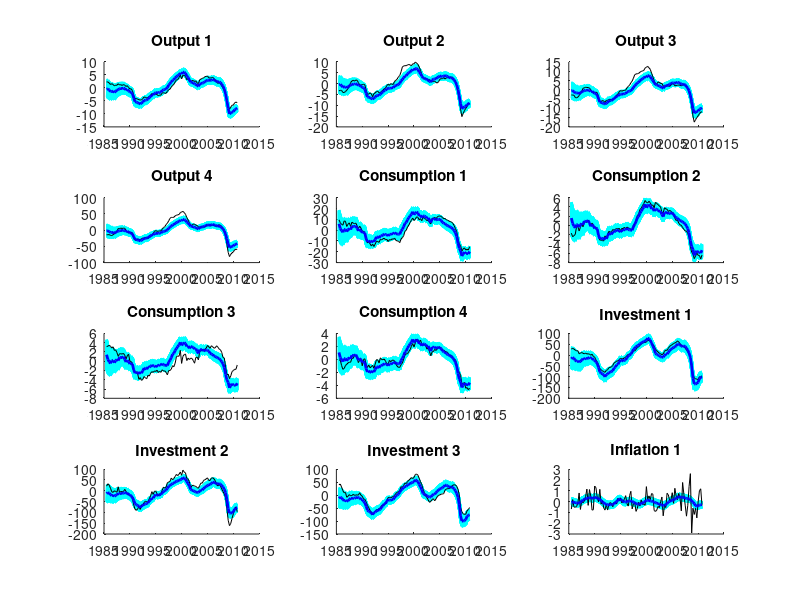

Write MATLAB code to recreate this figure. (Note: a time limit stopped this script after it produced the figure.)
load state_B.txt
BBB=state_B;

BB=zeros(102,4*36);
for i=1:36
BB(:,1+(i-1)*4:4+(i-1)*4)=BBB((i-1)*102+1:(i-1)*102+102,1:4);
end

figure

subplot(4,3,1)
hold on
for i=0:0.01:1
plot(1985.50:0.25:2010.75,BB(:,68)-i*(BB(:,68)-BB(:,67)),'c','LineWidth',2)        
%plot(1985.50:0.25:2010.75,BB(:,43),'r--')
%plot(1985.50:0.25:2010.75,BB(:,44),'r--')
end
plot(1985.50:0.25:2010.75,BB(:,65),'black')
plot(1985.50:0.25:2010.75,BB(:,66),'b','LineWidth',2)
hold off
title('Output 1')

subplot(4,3,2)
hold on
for i=0:0.01:1
plot(1985.50:0.25:2010.75,BB(:,72)-i*(BB(:,72)-BB(:,71)),'c','LineWidth',2)        
%plot(1985.50:0.25:2010.75,BB(:,43),'r--')
%plot(1985.50:0.25:2010.75,BB(:,44),'r--')
end
plot(1985.50:0.25:2010.75,BB(:,69),'black')
plot(1985.50:0.25:2010.75,BB(:,70),'b','LineWidth',2)
hold off
title('Output 2')

subplot(4,3,3)
hold on
for i=0:0.01:1
plot(1985.50:0.25:2010.75,BB(:,76)-i*(BB(:,76)-BB(:,75)),'c','LineWidth',2)        
%plot(1985.50:0.25:2010.75,BB(:,43),'r--')
%plot(1985.50:0.25:2010.75,BB(:,44),'r--')
end
plot(1985.50:0.25:2010.75,BB(:,73),'black')
plot(1985.50:0.25:2010.75,BB(:,74),'b','LineWidth',2)
hold off
title('Output 3')

subplot(4,3,4)
hold on
for i=0:0.01:1
plot(1985.50:0.25:2010.75,4*BB(:,80)-i*(4*BB(:,80)-4*BB(:,79)),'c','LineWidth',2)        
%plot(1985.50:0.25:2010.75,BB(:,43),'r--')
%plot(1985.50:0.25:2010.75,BB(:,44),'r--')
end
plot(1985.50:0.25:2010.75,4*BB(:,77),'black')
plot(1985.50:0.25:2010.75,4*BB(:,78),'b','LineWidth',2)
hold off
title('Output 4')

subplot(4,3,5)
hold on
for i=0:0.01:1
plot(1985.50:0.25:2010.75,4*BB(:,4)-i*(4*BB(:,4)-4*BB(:,3)),'c','LineWidth',2)    
%plot(1985.50:0.25:2010.75,BB(:,3),'r--')
%plot(1985.50:0.25:2010.75,BB(:,4),'r--')
end
plot(1985.50:0.25:2010.75,4*BB(:,1),'black')
plot(1985.50:0.25:2010.75,4*BB(:,2),'b','LineWidth',2)
hold off
title('Consumption 1')

subplot(4,3,6)
hold on
for i=0:0.01:1
plot(1985.50:0.25:2010.75,BB(:,8)-i*(BB(:,8)-BB(:,7)),'c','LineWidth',2)        
%plot(1985.50:0.25:2010.75,BB(:,7),'r--')
%plot(1985.50:0.25:2010.75,BB(:,8),'r--')
end
plot(1985.50:0.25:2010.75,BB(:,5),'black')
plot(1985.50:0.25:2010.75,BB(:,6),'b','LineWidth',2)
hold off
title('Consumption 2')

subplot(4,3,7)
hold on
for i=0:0.01:1
plot(1985.50:0.25:2010.75,BB(:,12)-i*(BB(:,12)-BB(:,11)),'c','LineWidth',2)        
%plot(1985.50:0.25:2010.75,BB(:,11),'r--')
%plot(1985.50:0.25:2010.75,BB(:,12),'r--')
end
plot(1985.50:0.25:2010.75,BB(:,9),'black')
plot(1985.50:0.25:2010.75,BB(:,10),'b','LineWidth',2)
hold off
title('Consumption 3')

subplot(4,3,8)
hold on
for i=0:0.01:1
plot(1985.50:0.25:2010.75,BB(:,16)-i*(BB(:,16)-BB(:,15)),'c','LineWidth',2)       
%plot(1985.50:0.25:2010.75,BB(:,15),'r--')
%plot(1985.50:0.25:2010.75,BB(:,16),'r--')
end
plot(1985.50:0.25:2010.75,BB(:,13),'black')
plot(1985.50:0.25:2010.75,BB(:,14),'b','LineWidth',2)
hold off
title('Consumption 4')

subplot(4,3,9)
hold on
for i=0:0.01:1
plot(1985.50:0.25:2010.75,4*BB(:,112)-i*(4*BB(:,112)-4*BB(:,111)),'c','LineWidth',2)        
%plot(1985.50:0.25:2010.75,BB(:,43),'r--')
%plot(1985.50:0.25:2010.75,BB(:,44),'r--')
end
plot(1985.50:0.25:2010.75,4*BB(:,109),'black')
plot(1985.50:0.25:2010.75,4*BB(:,110),'b','LineWidth',2)
hold off
title('Investment 1')

subplot(4,3,10)
hold on
for i=0:0.01:1
plot(1985.50:0.25:2010.75,4*BB(:,116)-i*(4*BB(:,116)-4*BB(:,115)),'c','LineWidth',2)        
%plot(1985.50:0.25:2010.75,BB(:,43),'r--')
%plot(1985.50:0.25:2010.75,BB(:,44),'r--')
end
plot(1985.50:0.25:2010.75,4*BB(:,113),'black')
plot(1985.50:0.25:2010.75,4*BB(:,114),'b','LineWidth',2)
hold off
title('Investment 2')

subplot(4,3,11)
hold on
for i=0:0.01:1
plot(1985.50:0.25:2010.75,4*BB(:,120)-i*(4*BB(:,120)-4*BB(:,119)),'c','LineWidth',2)        
%plot(1985.50:0.25:2010.75,BB(:,43),'r--')
%plot(1985.50:0.25:2010.75,BB(:,44),'r--')
end
plot(1985.50:0.25:2010.75,4*BB(:,117),'black')
plot(1985.50:0.25:2010.75,4*BB(:,118),'b','LineWidth',2)
hold off
title('Investment 3')

subplot(4,3,12)
hold on
for i=0:0.01:1
plot(1985.50:0.25:2010.75,BB(:,52)-i*(BB(:,52)-BB(:,51)),'c','LineWidth',2)        
%plot(1985.50:0.25:2010.75,BB(:,43),'r--')
%plot(1985.50:0.25:2010.75,BB(:,44),'r--')
end
plot(1985.50:0.25:2010.75,BB(:,49),'black')
plot(1985.50:0.25:2010.75,BB(:,50),'b','LineWidth',2)
hold off
title('Inflation 1')

figure

subplot(4,3,1)
hold on
for i=0:0.01:1
plot(1985.50:0.25:2010.75,4*BB(:,56)-i*(4*BB(:,56)-4*BB(:,55)),'c','LineWidth',2)        
%plot(1985.50:0.25:2010.75,BB(:,43),'r--')
%plot(1985.50:0.25:2010.75,BB(:,44),'r--')
end
plot(1985.50:0.25:2010.75,4*BB(:,53),'black')
plot(1985.50:0.25:2010.75,4*BB(:,54),'b','LineWidth',2)
hold off
title('Inflation 2')

subplot(4,3,2)
hold on
for i=0:0.01:1
plot(1985.50:0.25:2010.75,4*BB(:,60)-i*(4*BB(:,60)-4*BB(:,59)),'c','LineWidth',2)        
%plot(1985.50:0.25:2010.75,BB(:,43),'r--')
%plot(1985.50:0.25:2010.75,BB(:,44),'r--')
end
plot(1985.50:0.25:2010.75,4*BB(:,57),'black')
plot(1985.50:0.25:2010.75,4*BB(:,58),'b','LineWidth',2)
hold off
title('Inflation 3')

subplot(4,3,3)
hold on
for i=0:0.01:1
plot(1985.50:0.25:2010.75,BB(:,64)-i*(BB(:,64)-BB(:,63)),'c','LineWidth',2)        
%plot(1985.50:0.25:2010.75,BB(:,43),'r--')
%plot(1985.50:0.25:2010.75,BB(:,44),'r--')
end
plot(1985.50:0.25:2010.75,BB(:,61),'black')
plot(1985.50:0.25:2010.75,BB(:,62),'b','LineWidth',2)
hold off
title('Inflation 4')

subplot(4,3,4)
hold on
for i=0:0.01:1
plot(1985.50:0.25:2010.75,4*BB(:,20)-i*(4*BB(:,20)-4*BB(:,19)),'c','LineWidth',2)        
%plot(1985.50:0.25:2010.75,BB(:,19),'r--')
%plot(1985.50:0.25:2010.75,BB(:,20),'r--')
end
plot(1985.50:0.25:2010.75,4*BB(:,17),'black')
plot(1985.50:0.25:2010.75,4*BB(:,18),'b','LineWidth',2)
hold off
title('Wage 1')

subplot(4,3,5)
hold on
for i=0:0.01:1
plot(1985.50:0.25:2010.75,BB(:,24)-i*(BB(:,24)-BB(:,23)),'c','LineWidth',2)        
%plot(1985.50:0.25:2010.75,BB(:,23),'r--')
%plot(1985.50:0.25:2010.75,BB(:,24),'r--')
end
plot(1985.50:0.25:2010.75,BB(:,21),'black')
plot(1985.50:0.25:2010.75,BB(:,22),'b','LineWidth',2)
hold off
title('Wage 2')

subplot(4,3,6)
hold on
for i=0:0.01:1
plot(1985.50:0.25:2010.75,BB(:,28)-i*(BB(:,28)-BB(:,27)),'c','LineWidth',2)        
%plot(1985.50:0.25:2010.75,BB(:,27),'r--')
%plot(1985.50:0.25:2010.75,BB(:,28),'r--')
end
plot(1985.50:0.25:2010.75,BB(:,25),'black')
plot(1985.50:0.25:2010.75,BB(:,26),'b','LineWidth',2)
hold off
title('Wage 3')

subplot(4,3,7)
hold on
for i=0:0.01:1
plot(1985.50:0.25:2010.75,4*BB(:,32)-i*(4*BB(:,32)-4*BB(:,31)),'c','LineWidth',2)        
%plot(1985.50:0.25:2010.75,BB(:,31),'r--')
%plot(1985.50:0.25:2010.75,BB(:,32),'r--')
end
plot(1985.50:0.25:2010.75,4*BB(:,29),'black')
plot(1985.50:0.25:2010.75,4*BB(:,30),'b','LineWidth',2)
hold off
title('Wage 4')

subplot(4,3,8)
hold on
for i=0:0.01:1
plot(1985.50:0.25:2010.75,BB(:,36)-i*(BB(:,36)-BB(:,35)),'c','LineWidth',2)        
%plot(1985.50:0.25:2010.75,BB(:,35),'r--')
%plot(1985.50:0.25:2010.75,BB(:,36),'r--')
end
plot(1985.50:0.25:2010.75,BB(:,33),'black')
plot(1985.50:0.25:2010.75,BB(:,34),'b','LineWidth',2)
hold off
title('Labor 1')

subplot(4,3,9)
hold on
for i=0:0.01:1
plot(1985.50:0.25:2010.75,BB(:,40)-i*(BB(:,40)-BB(:,39)),'c','LineWidth',2)        
%plot(1985.50:0.25:2010.75,BB(:,39),'r--')
%plot(1985.50:0.25:2010.75,BB(:,40),'r--')
end
plot(1985.50:0.25:2010.75,BB(:,37),'black')
plot(1985.50:0.25:2010.75,BB(:,38),'b','LineWidth',2)
hold off
title('Labor 3')

subplot(4,3,10)
hold on
for i=0:0.01:1
plot(1985.50:0.25:2010.75,4*BB(:,44)-i*(4*BB(:,44)-4*BB(:,43)),'c','LineWidth',2)        
%plot(1985.50:0.25:2010.75,BB(:,43),'r--')
%plot(1985.50:0.25:2010.75,BB(:,44),'r--')
end
plot(1985.50:0.25:2010.75,4*BB(:,41),'black')
plot(1985.50:0.25:2010.75,4*BB(:,42),'b','LineWidth',2)
hold off
title('Labor 4')

subplot(4,3,11)
hold on
for i=0:0.01:1
plot(1985.50:0.25:2010.75,BB(:,48)-i*(BB(:,48)-BB(:,47)),'c','LineWidth',2)        
%plot(1985.50:0.25:2010.75,BB(:,43),'r--')
%plot(1985.50:0.25:2010.75,BB(:,44),'r--')
end
plot(1985.50:0.25:2010.75,BB(:,45),'black')
plot(1985.50:0.25:2010.75,BB(:,46),'b','LineWidth',2)
hold off
title('Nominal Interest Rate')


subplot(4,3,12)
hold on
for i=0:0.01:1
plot(1985.50:0.25:2010.75,BB(:,132)-i*(BB(:,132)-BB(:,131)),'c','LineWidth',2)        
%plot(1985.50:0.25:2010.75,BB(:,43),'r--')
%plot(1985.50:0.25:2010.75,BB(:,44),'r--')
end
plot(1985.50:0.25:2010.75,BB(:,129),'black')
plot(1985.50:0.25:2010.75,BB(:,130),'b','LineWidth',2)
hold off
title('Corporate Borrowing Rate 1')

figure

subplot(4,3,1)
hold on
for i=0:0.01:1
plot(1985.50:0.25:2010.75,BB(:,136)-i*(BB(:,136)-BB(:,135)),'c','LineWidth',2)        
%plot(1985.50:0.25:2010.75,BB(:,43),'r--')
%plot(1985.50:0.25:2010.75,BB(:,44),'r--')
end
plot(1985.50:0.25:2010.75,BB(:,133),'black')
plot(1985.50:0.25:2010.75,BB(:,134),'b','LineWidth',2)
hold off
title('Corporate Borrowing Rate 2')

subplot(4,3,2)
hold on
for i=0:0.01:1
plot(1985.50:0.25:2010.75,BB(:,140)-i*(BB(:,140)-BB(:,139)),'c','LineWidth',2)        
%plot(1985.50:0.25:2010.75,BB(:,43),'r--')
%plot(1985.50:0.25:2010.75,BB(:,44),'r--')
end
plot(1985.50:0.25:2010.75,BB(:,137),'black')
plot(1985.50:0.25:2010.75,BB(:,138),'b','LineWidth',2)
hold off
title('Corporate Borrowing Rate 3')

subplot(4,3,3)
hold on
for i=0:0.01:1
plot(1985.50:0.25:2010.75,4*BB(:,144)-i*(4*BB(:,144)-4*BB(:,143)),'c','LineWidth',2)        
%plot(1985.50:0.25:2010.75,BB(:,43),'r--')
%plot(1985.50:0.25:2010.75,BB(:,44),'r--')
end
plot(1985.50:0.25:2010.75,4*BB(:,141),'black')
plot(1985.50:0.25:2010.75,4*BB(:,142),'b','LineWidth',2)
hold off
title('Corporate Borrowing Rate 4')

subplot(4,3,4)
hold on
for i=0:0.01:1
plot(1985.50:0.25:2010.75,4*BB(:,84)-i*(4*BB(:,84)-4*BB(:,83)),'c','LineWidth',2)        
%plot(1985.50:0.25:2010.75,BB(:,43),'r--')
%plot(1985.50:0.25:2010.75,BB(:,44),'r--')
end
plot(1985.50:0.25:2010.75,4*BB(:,81),'black')
plot(1985.50:0.25:2010.75,4*BB(:,82),'b','LineWidth',2)
hold off
title('External Premium 1')

subplot(4,3,5)
hold on
for i=0:0.01:1
plot(1985.50:0.25:2010.75,4*BB(:,88)-i*(4*BB(:,88)-4*BB(:,87)),'c','LineWidth',2)        
%plot(1985.50:0.25:2010.75,BB(:,43),'r--')
%plot(1985.50:0.25:2010.75,BB(:,44),'r--')
end
plot(1985.50:0.25:2010.75,4*BB(:,85),'black')
plot(1985.50:0.25:2010.75,4*BB(:,86),'b','LineWidth',2)
hold off
title('External Premium 2')

subplot(4,3,6)
hold on
for i=0:0.01:1
plot(1985.50:0.25:2010.75,4*BB(:,92)-i*(4*BB(:,92)-4*BB(:,91)),'c','LineWidth',2)        
%plot(1985.50:0.25:2010.75,BB(:,43),'r--')
%plot(1985.50:0.25:2010.75,BB(:,44),'r--')
end
plot(1985.50:0.25:2010.75,4*BB(:,89),'black')
plot(1985.50:0.25:2010.75,4*BB(:,90),'b','LineWidth',2)
hold off
title('External Premium 3')

subplot(4,3,7)
hold on
for i=0:0.01:1
plot(1985.50:0.25:2010.75,4*BB(:,96)-i*(4*BB(:,96)-4*BB(:,95)),'c','LineWidth',2)        
%plot(1985.50:0.25:2010.75,BB(:,43),'r--')
%plot(1985.50:0.25:2010.75,BB(:,44),'r--')
end
plot(1985.50:0.25:2010.75,4*BB(:,93),'black')
plot(1985.50:0.25:2010.75,4*BB(:,94),'b','LineWidth',2)
hold off
title('External Premium 4')

subplot(4,3,8)
hold on
for i=0:0.01:1
plot(1985.50:0.25:2010.75,4*BB(:,124)-i*(4*BB(:,124)-4*BB(:,123)),'c','LineWidth',2)        
%plot(1985.50:0.25:2010.75,BB(:,43),'r--')
%plot(1985.50:0.25:2010.75,BB(:,44),'r--')
end
plot(1985.50:0.25:2010.75,4*BB(:,121),'black')
plot(1985.50:0.25:2010.75,4*BB(:,122),'b','LineWidth',2)
hold off
title('Corporate Leverage 1')

subplot(4,3,9)
hold on
for i=0:0.01:1
plot(1985.50:0.25:2010.75,4*BB(:,128)-i*(4*BB(:,128)-4*BB(:,127)),'c','LineWidth',2)        
%plot(1985.50:0.25:2010.75,BB(:,43),'r--')
%plot(1985.50:0.25:2010.75,BB(:,44),'r--')
end
plot(1985.50:0.25:2010.75,4*BB(:,125),'black')
plot(1985.50:0.25:2010.75,4*BB(:,126),'b','LineWidth',2)
hold off
title('Corporate Leverage 3')

subplot(4,3,10)
hold on
for i=0:0.01:1
plot(1985.50:0.25:2010.75,4*BB(:,100)-i*(4*BB(:,100)-4*BB(:,99)),'c','LineWidth',2)        
%plot(1985.50:0.25:2010.75,BB(:,43),'r--')
%plot(1985.50:0.25:2010.75,BB(:,44),'r--')
end
plot(1985.50:0.25:2010.75,4*BB(:,97),'black')
plot(1985.50:0.25:2010.75,4*BB(:,98),'b','LineWidth',2)
hold off
title('Bank Leverage 1')

subplot(4,3,11)
hold on
for i=0:0.01:1
plot(1985.50:0.25:2010.75,4*BB(:,104)-i*(4*BB(:,104)-4*BB(:,103)),'c','LineWidth',2)        
%plot(1985.50:0.25:2010.75,BB(:,43),'r--')
%plot(1985.50:0.25:2010.75,BB(:,44),'r--')
end
plot(1985.50:0.25:2010.75,4*BB(:,101),'black')
plot(1985.50:0.25:2010.75,4*BB(:,102),'b','LineWidth',2)
hold off
title('Bank Leverage 2')

subplot(4,3,12)
hold on
for i=0:0.01:1
plot(1985.50:0.25:2010.75,4*BB(:,108)-i*(4*BB(:,108)-4*BB(:,107)),'c','LineWidth',2)        
%plot(1985.50:0.25:2010.75,BB(:,43),'r--')
%plot(1985.50:0.25:2010.75,BB(:,44),'r--')
end
plot(1985.50:0.25:2010.75,4*BB(:,105),'black')
plot(1985.50:0.25:2010.75,4*BB(:,106),'b','LineWidth',2)
hold off
title('Bank Leverage 3')
